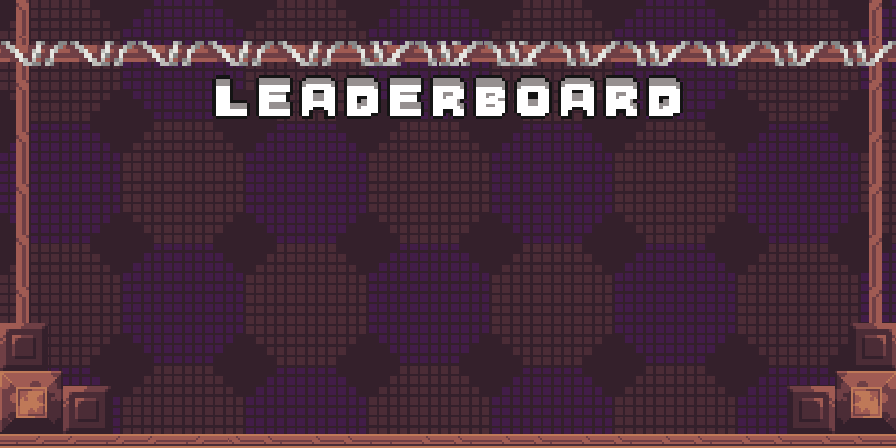

Below is a game level as drawn by its tile map, then a one-line description and the .tmx file that defines it, in full:
An orthogonal 28x14 tile map with 32x32 px tiles, 2 tile layers (Tile Layer 1, Camada de Blocos 2), 2 tilesets and 8 objects (8x Box).

<map version="1.10" tiledversion="1.11.2" orientation="orthogonal" renderorder="right-down" width="28" height="14" tilewidth="32" tileheight="32" infinite="0" nextlayerid="4" nextobjectid="20">
 <tileset firstgid="1" source="background.tsx" />
 <tileset firstgid="393" source="leaderboard.tsx" />
 <layer id="1" name="Tile Layer 1" width="28" height="14">
  <data encoding="csv">
1,2,3,4,5,6,7,8,9,10,11,12,13,14,15,16,17,18,19,20,21,22,23,24,25,26,27,28,
29,30,31,32,33,34,35,36,37,38,39,40,41,42,43,44,45,46,47,48,49,50,51,52,53,54,55,56,
57,58,59,60,61,62,63,64,65,66,67,68,69,70,71,72,73,74,75,76,77,78,79,80,81,82,83,84,
85,86,87,88,89,90,91,92,93,94,95,96,97,98,99,100,101,102,103,104,105,106,107,108,109,110,111,112,
113,114,115,116,117,118,119,120,121,122,123,124,125,126,127,128,129,130,131,132,133,134,135,136,137,138,139,140,
141,142,143,144,145,146,147,148,149,150,151,152,153,154,155,156,157,158,159,160,161,162,163,164,165,166,167,168,
169,170,171,172,173,174,175,176,177,178,179,180,181,182,183,184,185,186,187,188,189,190,191,192,193,194,195,196,
197,198,199,200,201,202,203,204,205,206,207,208,209,210,211,212,213,214,215,216,217,218,219,220,221,222,223,224,
225,226,227,228,229,230,231,232,233,234,235,236,237,238,239,240,241,242,243,244,245,246,247,248,249,250,251,252,
253,254,255,256,257,258,259,260,261,262,263,264,265,266,267,268,269,270,271,272,273,274,275,276,277,278,279,280,
281,282,283,284,285,286,287,288,289,290,291,292,293,294,295,296,297,298,299,300,301,302,303,304,305,306,307,308,
309,310,311,312,313,314,315,316,317,318,319,320,321,322,323,324,325,326,327,328,329,330,331,332,333,334,335,336,
337,338,339,340,341,342,343,344,345,346,347,348,349,350,351,352,353,354,355,356,357,358,359,360,361,362,363,364,
365,366,367,368,369,370,371,372,373,374,375,376,377,378,379,380,381,382,383,384,385,386,387,388,389,390,391,392
</data>
 </layer>
 <layer id="3" name="Camada de Blocos 2" width="28" height="14">
  <data encoding="csv">
0,0,0,0,0,0,0,0,0,0,0,0,0,0,0,0,0,0,0,0,0,0,0,0,0,0,0,0,
0,0,0,0,0,0,0,0,0,0,0,0,0,0,0,0,0,0,0,0,0,0,0,0,0,0,0,0,
0,0,0,0,0,0,0,0,0,0,0,0,0,0,0,0,0,0,0,0,0,0,0,0,0,0,0,0,
0,0,0,0,0,0,395,396,397,398,399,400,401,402,403,404,405,406,407,408,409,410,0,0,0,0,0,0,
0,0,0,0,0,0,0,0,0,0,0,0,0,0,0,0,0,0,0,0,0,0,0,0,0,0,0,0,
0,0,0,0,0,0,0,0,0,0,0,0,0,0,0,0,0,0,0,0,0,0,0,0,0,0,0,0,
0,0,0,0,0,0,0,0,0,0,0,0,0,0,0,0,0,0,0,0,0,0,0,0,0,0,0,0,
0,0,0,0,0,0,0,0,0,0,0,0,0,0,0,0,0,0,0,0,0,0,0,0,0,0,0,0,
0,0,0,0,0,0,0,0,0,0,0,0,0,0,0,0,0,0,0,0,0,0,0,0,0,0,0,0,
0,0,0,0,0,0,0,0,0,0,0,0,0,0,0,0,0,0,0,0,0,0,0,0,0,0,0,0,
0,0,0,0,0,0,0,0,0,0,0,0,0,0,0,0,0,0,0,0,0,0,0,0,0,0,0,0,
0,0,0,0,0,0,0,0,0,0,0,0,0,0,0,0,0,0,0,0,0,0,0,0,0,0,0,0,
0,0,0,0,0,0,0,0,0,0,0,0,0,0,0,0,0,0,0,0,0,0,0,0,0,0,0,0,
0,0,0,0,0,0,0,0,0,0,0,0,0,0,0,0,0,0,0,0,0,0,0,0,0,0,0,0
</data>
 </layer>
 <objectgroup id="2" name="Objetos">
  <object id="1" name="Box" x="0" y="320" width="64" height="128" />
  <object id="2" name="Box" x="64" y="384" width="64" height="64" />
  <object id="7" name="Box" x="0" y="0" width="32" height="320" />
  <object id="10" name="Box" x="832" y="320" width="64" height="128" />
  <object id="12" name="Box" x="864" y="0" width="32" height="320" />
  <object id="14" name="Box" x="128" y="448" width="704" height="32" />
  <object id="17" name="Box" x="768" y="384" width="64" height="64" />
  <object id="19" name="Box" x="32" y="-32" width="832" height="32" />
 </objectgroup>
</map>
